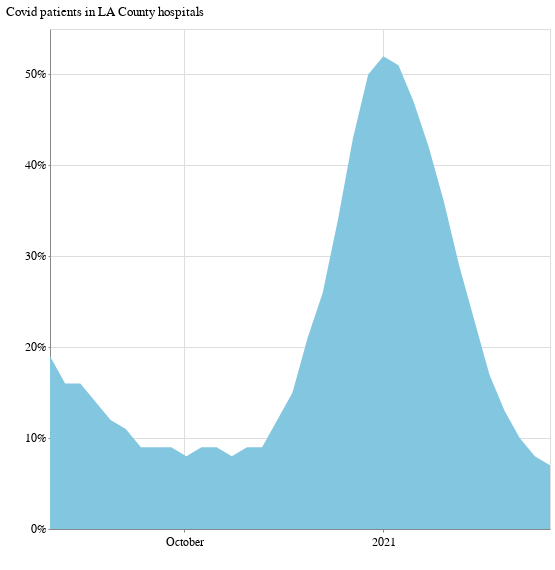

This figure's notebook cell:
### Code cell
alt.Chart(la_grouped).mark_area().encode(
    x=alt.X("week:T", axis=alt.Axis(format="", title=" ", tickCount=3)),
    y=alt.Y(
        "covid_patients_share",
        title="Covid patients in LA County hospitals",
        axis=alt.Axis(format="%", tickCount=6),
    ),
).properties(width=500, height=500)

### Figure 1 — Vega-Lite specification as saved in the notebook (floating-point values rounded to 4 significant figures)
{"config": {"view": {"width": 800, "height": 450}, "background": "#ffffff", "title": {"anchor": "start", "font": "Benton Gothic Bold, sans", "fontColor": "#000000", "fontSize": 22, "fontWeight": "normal"}, "arc": {"fill": "#82c6df"}, "area": {"fill": "#82c6df"}, "line": {"stroke": "#82c6df", "strokeWidth": 3}, "path": {"stroke": "#82c6df"}, "rect": {"fill": "#82c6df"}, "shape": {"stroke": "#82c6df"}, "bar": {"fill": "#82c6df"}, "point": {"stroke": "#82c6df"}, "symbol": {"fill": "#82c6df", "size": 30}, "axis": {"titleFont": "Benton Gothic Bold, sans", "titleFontSize": 13, "titleFontWeight": "normal", "labelFont": "Benton Gothic, sans", "labelFontSize": 11.5, "labelFontWeight": "normal"}, "axisX": {"labelAngle": 0, "labelPadding": 4, "tickSize": 3}, "axisY": {"labelBaseline": "middle", "maxExtent": 45, "minExtent": 45, "tickSize": 2, "titleAlign": "left", "titleAngle": 0, "titleX": -45, "titleY": -11}, "legend": {"titleFont": "Benton Gothic Bold, sans", "titleFontSize": 13, "titleFontWeight": "normal", "symbolType": "square", "labelFont": "Benton Gothic, sans", "labelFontSize": 11.5}, "range": {"category": ["#3580b1", "#ec8431", "#ab7fb4", "#c89d29", "#adc839", "#829eb1"], "diverging": ["#e68a4f", "#f4bb6a", "#f9e39c", "#dadfe2", "#a6b7c6", "#849eae"], "heatmap": ["#fbf2c7", "#f9e39c", "#f8d36e", "#f4bb6a", "#e68a4f", "#d15a40", "#ab4232"], "ordinal": ["#fbf2c7", "#f9e39c", "#f8d36e", "#f4bb6a", "#e68a4f", "#d15a40", "#ab4232"], "ramp": ["#fbf2c7", "#f9e39c", "#f8d36e", "#f4bb6a", "#e68a4f", "#d15a40", "#ab4232"]}}, "data": {"name": "data-ed27e8749790bc0ac8ed616f1fe7904c"}, "mark": "area", "encoding": {"x": {"type": "temporal", "axis": {"format": "", "tickCount": 3, "title": " "}, "field": "week"}, "y": {"type": "quantitative", "axis": {"format": "%", "tickCount": 6}, "field": "covid_patients_share", "title": "Covid patients in LA County hospitals"}}, "height": 500, "width": 500, "$schema": "https://vega.github.io/schema/vega-lite/v4.0.2.json", "datasets": {"data-ed27e8749790bc0ac8ed616f1fe7904c": [{"county": "Los Angeles", "week": "2020-07-31T00:00:00", "region": "Southern California", "total_covid_patients": 2319.0, "covid_patients_share": 0.19}, {"county": "Los Angeles", "week": "2020-08-07T00:00:00", "region": "Southern California", "total_covid_patients": 2025.0, "covid_patients_share": 0.16}, {"county": "Los Angeles", "week": "2020-08-14T00:00:00", "region": "Southern California", "total_covid_patients": 1950.0, "covid_patients_share": 0.16}, {"county": "Los Angeles", "week": "2020-08-21T00:00:00", "region": "Southern California", "total_covid_patients": 1724.0, "covid_patients_share": 0.14}, {"county": "Los Angeles", "week": "2020-08-28T00:00:00", "region": "Southern California", "total_covid_patients": 1456.0, "covid_patients_share": 0.12}, {"county": "Los Angeles", "week": "2020-09-04T00:00:00", "region": "Southern California", "total_covid_patients": 1307.0, "covid_patients_share": 0.11}, {"county": "Los Angeles", "week": "2020-09-11T00:00:00", "region": "Southern California", "total_covid_patients": 1120.0, "covid_patients_share": 0.09}, {"county": "Los Angeles", "week": "2020-09-18T00:00:00", "region": "Southern California", "total_covid_patients": 1105.0, "covid_patients_share": 0.09}, {"county": "Los Angeles", "week": "2020-09-25T00:00:00", "region": "Southern California", "total_covid_patients": 1065.0, "covid_patients_share": 0.09}, {"county": "Los Angeles", "week": "2020-10-02T00:00:00", "region": "Southern California", "total_covid_patients": 1048.0, "covid_patients_share": 0.08}, {"county": "Los Angeles", "week": "2020-10-09T00:00:00", "region": "Southern California", "total_covid_patients": 1066.0, "covid_patients_share": 0.09}, {"county": "Los Angeles", "week": "2020-10-16T00:00:00", "region": "Southern California", "total_covid_patients": 1072.0, "covid_patients_share": 0.09}, {"county": "Los Angeles", "week": "2020-10-23T00:00:00", "region": "Southern California", "total_covid_patients": 1032.0, "covid_patients_share": 0.08}, {"county": "Los Angeles", "week": "2020-10-30T00:00:00", "region": "Southern California", "total_covid_patients": 1112.0, "covid_patients_share": 0.09}, {"county": "Los Angeles", "week": "2020-11-06T00:00:00", "region": "Southern California", "total_covid_patients": 1215.0, "covid_patients_share": 0.09}, {"county": "Los Angeles", "week": "2020-11-13T00:00:00", "region": "Southern California", "total_covid_patients": 1511.0, "covid_patients_share": 0.12}, {"county": "Los Angeles", "week": "2020-11-20T00:00:00", "region": "Southern California", "total_covid_patients": 2023.0, "covid_patients_share": 0.15}, {"county": "Los Angeles", "week": "2020-11-27T00:00:00", "region": "Southern California", "total_covid_patients": 2743.0, "covid_patients_share": 0.21}, {"county": "Los Angeles", "week": "2020-12-04T00:00:00", "region": "Southern California", "total_covid_patients": 3666.0, "covid_patients_share": 0.26}, {"county": "Los Angeles", "week": "2020-12-11T00:00:00", "region": "Southern California", "total_covid_patients": 5038.0, "covid_patients_share": 0.34}, {"county": "Los Angeles", "week": "2020-12-18T00:00:00", "region": "Southern California", "total_covid_patients": 6497.0, "covid_patients_share": 0.43}, {"county": "Los Angeles", "week": "2020-12-25T00:00:00", "region": "Southern California", "total_covid_patients": 7582.0, "covid_patients_share": 0.5}, {"county": "Los Angeles", "week": "2021-01-01T00:00:00", "region": "Southern California", "total_covid_patients": 8199.0, "covid_patients_share": 0.52}, {"county": "Los Angeles", "week": "2021-01-08T00:00:00", "region": "Southern California", "total_covid_patients": 8174.0, "covid_patients_share": 0.51}, {"county": "Los Angeles", "week": "2021-01-15T00:00:00", "region": "Southern California", "total_covid_patients": 7561.0, "covid_patients_share": 0.47}, {"county": "Los Angeles", "week": "2021-01-22T00:00:00", "region": "Southern California", "total_covid_patients": 6495.0, "covid_patients_share": 0.42}, {"county": "Los Angeles", "week": "2021-01-29T00:00:00", "region": "Southern California", "total_covid_patients": 5406.0, "covid_patients_share": 0.36}, {"county": "Los Angeles", "week": "2021-02-05T00:00:00", "region": "Southern California", "total_covid_patients": 4205.0, "covid_patients_share": 0.29}, {"county": "Los Angeles", "week": "2021-02-12T00:00:00", "region": "Southern California", "total_covid_patients": 3090.0, "covid_patients_share": 0.23}, {"county": "Los Angeles", "week": "2021-02-19T00:00:00", "region": "Southern California", "total_covid_patients": 2282.0, "covid_patients_share": 0.17}, {"county": "Los Angeles", "week": "2021-02-26T00:00:00", "region": "Southern California", "total_covid_patients": 1639.0, "covid_patients_share": 0.13}, {"county": "Los Angeles", "week": "2021-03-05T00:00:00", "region": "Southern California", "total_covid_patients": 1237.0, "covid_patients_share": 0.1}, {"county": "Los Angeles", "week": "2021-03-12T00:00:00", "region": "Southern California", "total_covid_patients": 1035.0, "covid_patients_share": 0.08}, {"county": "Los Angeles", "week": "2021-03-19T00:00:00", "region": "Southern California", "total_covid_patients": 864.0, "covid_patients_share": 0.07}]}}
